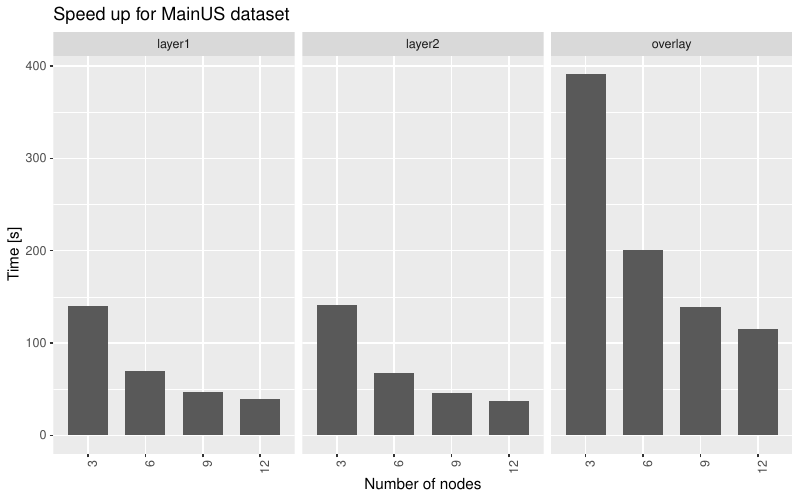

Write the R code that produced this figure.
library(tidyverse)
setwd("~/RIDIR/Data/MainUS_speedup/")

data0 = enframe(read_lines("MainUS_speedup_v01.txt"), value="line")

data1 = data0 %>%
  filter(str_detect(line, 'TIME')) 

fields1 = c("ts","start","appId","time","tag","stage","data")
fields2 = c("dataset", "tolerance", "overlay_method", "overlay_level", "partitions", "nodes", "run")
data2 = data1 %>% 
  separate(sep = "\\|", col = "line", into = fields1, extra = "drop") %>%
  separate(sep = "_"  , col = "data", into = fields2, extra = "drop") %>%
  filter(stage == "layer1" | stage == "layer2" | stage == "overlay") %>%
  select(time, stage, nodes) %>%
  mutate(time = as.numeric(time) / 1000.0, nodes = as.factor(nodes))

nodes_labels = c("3", "6", "9", "12")
data3 = data2 %>%
  group_by(nodes, stage) %>% summarise(time = mean(time))  %>%
  mutate(nodes = fct_relevel(nodes, nodes_labels))

write_tsv(data3, "MainUS_speedup.tsv")

p = ggplot(data3, aes(x = nodes, y = time)) + 
  geom_col(width = 0.7, position="dodge") + 
  theme(axis.text.x = element_text(angle = 90, hjust = 1)) +
  labs(x="Number of nodes", y="Time [s]", title=paste0("Speed up for MainUS dataset")) +
  facet_wrap(~ stage)
plot(p)

ggsave(paste0("MainUS_speedup.pdf"), width = 8, height = 5)